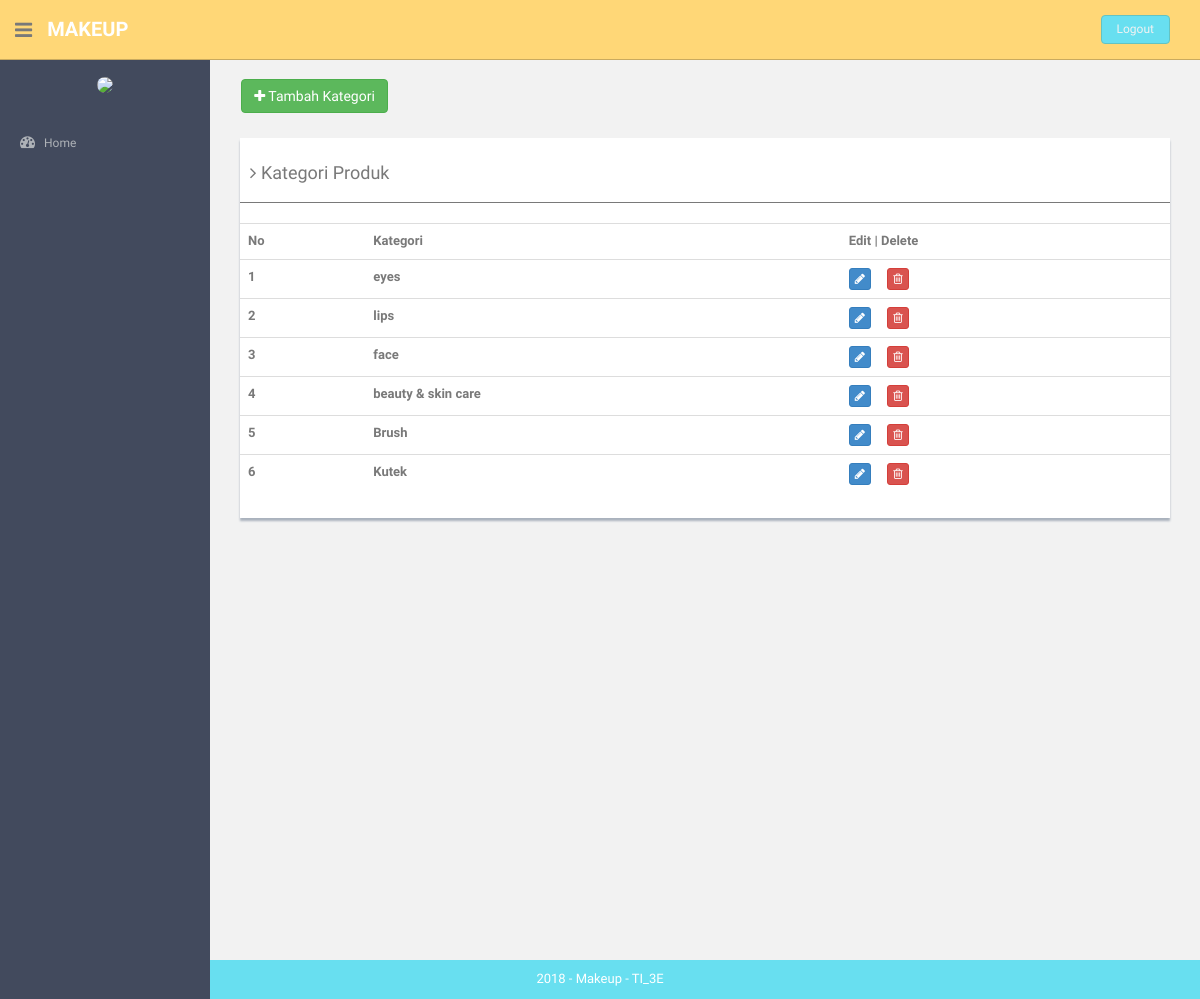
Page /index.php/kategori on the committed database.
### tables this page shows
CREATE TABLE `kategori` (
  `id_kategori` int(10) NOT NULL,
  `nama_kategori` varchar(255) NOT NULL
);

### application/controllers/Kategori.php (called while the page is built, shortened)
<?php
class Kategori extends CI_Controller {
	public function __construct()
	{
		$this->load->helper('url','form');
		$this->load->library('form_validation');
		$this->load->model('kategori_model');
		$this->load->helper('html');
		$this->load->library('image_lib');
	}
	public function index()
	{
		$cek['status'] = array(
        		'home'=>'',
        		'hrd'=>'',
        		'keuangan'=>'',
        		'produk'=>'active',
        		'pembelian'=>'',
        		'pemasukan'=>'',
        		'pengeluaran'=>'',
        		'utang'=>'',
        		'cash_flow'=>'',
                        'pemesanan'=>'',
                        'pembayaran'=>'',
        		'neraca'=>'',
        		'admin'=>'',
        		'gaji'=>'',
        		'golongan'=>'',
        		'absensi'=>'',
        		'user'=>'',
        		'barang'=>'',
        		'supplier'=>'',
        		'kategori'=>'active',
        		);
		    	$object['kat']=$this->kategori_model->getDataKategori();
				$this->load->view('component/header',$cek);
				$this->load->view('kategori',$object);
				$this->load->view('component/footer');
	}
}

### index.php (called while the page is built, shortened)
<?php
require_once BASEPATH.'core/CodeIgniter.php';

### application/models/Kategori_model.php (called while the page is built, shortened)
<?php
class Kategori_model extends CI_Model {
	public function getDataKategori()
	{
		$query = $this->db->query("SELECT id_kategori,nama_kategori from kategori");
		return $query->result();
	}
}

### application/views/kategori.php (the view)
<section id="main-content">
  <section class="wrapper site-min-height">
    <br>&nbsp;&nbsp;&nbsp;&nbsp;
    <a href="<?php echo base_url('index.php/kategori/form_kategori'); ?>"><button type="button" class="btn btn-success "><i class="fa fa-plus"> </i> Tambah Kategori</button></a>
    <br>
    <div class="col-md-12 mt">
      <div class="content-panel">
        <table class="table table-hover">
          <h4><i class="fa fa-angle-right"></i> Kategori Produk</h4>
          <hr>
          <tbody>
            <tr>
              <th>No</th>
              <th>Kategori</th>
              <th align="center">Edit | Delete</th>
            </tr>
            <?php
            $no = 1;
            foreach ($kat as $key): ?>
            <tr>
              <th><?php echo $no++ ?></th>
              <th><?php echo $key->nama_kategori ?></th>
              <td>
                <a class="btn btn-primary btn-xs" href="<?php echo base_url('index.php/kategori/update'); ?>/<?php echo $key->id_kategori ?>">
                  <i class="fa fa-pencil"></i>
                </a>&nbsp;&nbsp;&nbsp;&nbsp;
                <a class="btn btn-danger btn-xs" href="<?php echo base_url('index.php/kategori/delete'); ?>/<?php echo $key->id_kategori ?>">
                  <i class="fa fa-trash-o"></i>
                </a>
              </td>
            </tr>
            <?php endforeach; ?>
          </tbody>
        </table>
      </div>
      </div>
    </section>
    </section>

### assets/css/style.css (style rules this page uses)
body { color: #797979; background: #f2f2f2; font-family: 'Ruda', sans-serif; padding: 0px !important; margin: 0px !important; font-size:13px; }
a, a:hover, a:focus { text-decoration: none; outline: none; }
hr { margin-top: 20px; margin-bottom: 20px; border: 0; border-top: 1px solid #797979; }
.mt { margin-top: 25px; }
#main-content { margin-left: 210px; }
.wrapper { display: inline-block; margin-top: 60px; padding-left: 15px; padding-right: 15px; padding-bottom: 15px; padding-top: 0px; width: 100%; }
.content-panel { background: #ffffff; box-shadow: 0px 3px 2px #aab2bd; padding-top: 15px; padding-bottom: 5px; }
.content-panel h4 { margin-left: 10px; }
.site-min-height { min-height: 900px; }

### rows in the picture
kategori: nama_kategori "eyes"
kategori: nama_kategori "lips"
kategori: nama_kategori "face"
kategori: nama_kategori "beauty & skin care"
kategori: nama_kategori "Brush"
kategori: nama_kategori "Kutek"
